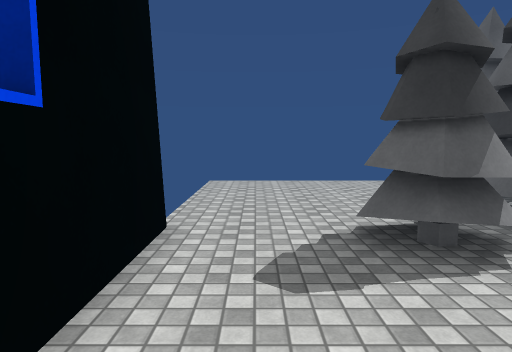
[1] (above)

17 first-person views from a walk through a 3-D level made in the Unity game engine. The camera is 1.3 m above the floor, tilts 6° down and sees 75° across. The floor is counted in squares, 1 m on a side. Each view is taken from the middle of a square. On the plan, view 1 faces up. The plan holds only what a view shows up to about 14 squares ahead; the rest is blank. The place goes on beyond the plan. The player is left out. Some surface patterns are stand-ins.

[2]
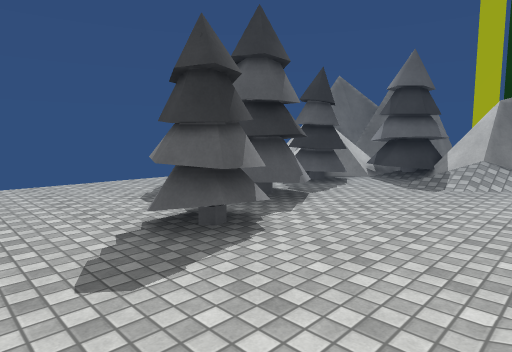

[3]
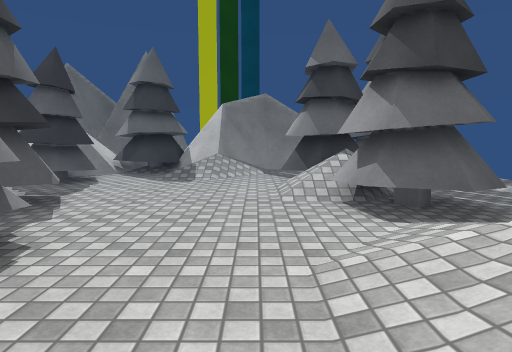

[4]
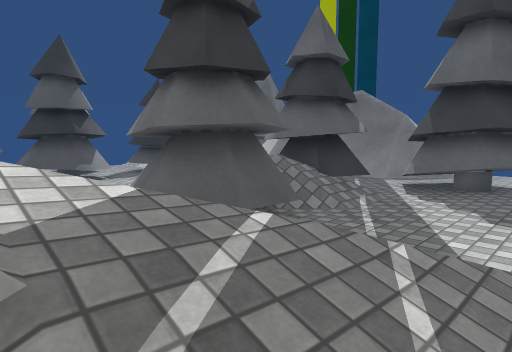

[5]
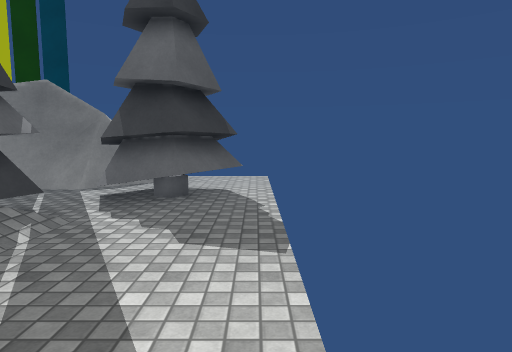

[6]
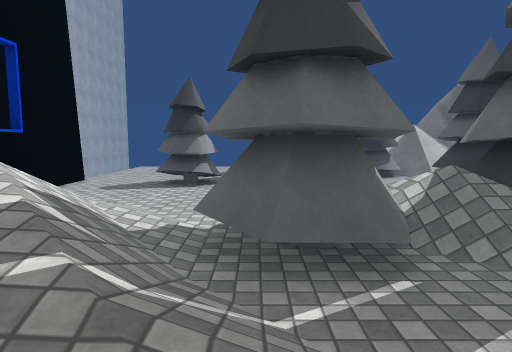

[7]
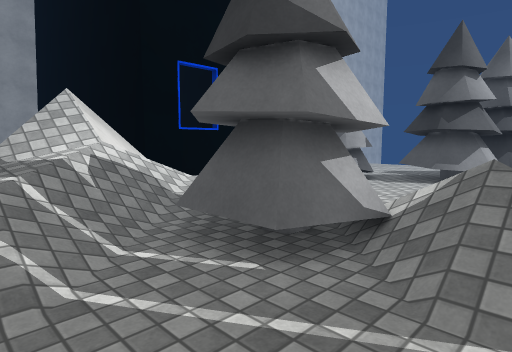

[8]
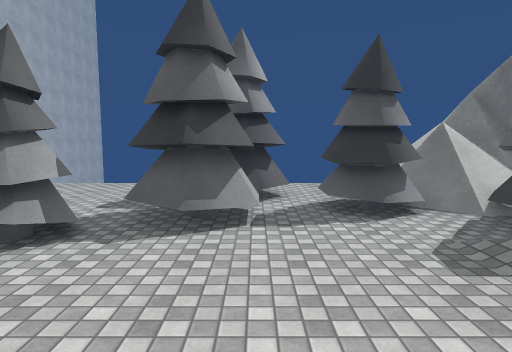

[9]
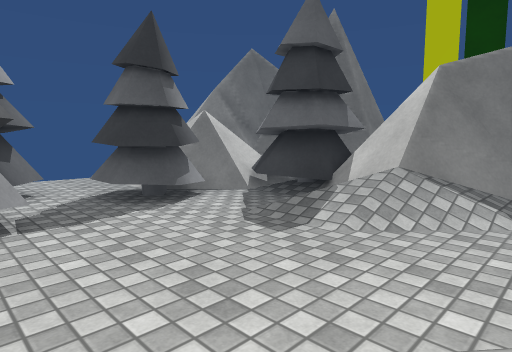

[10]
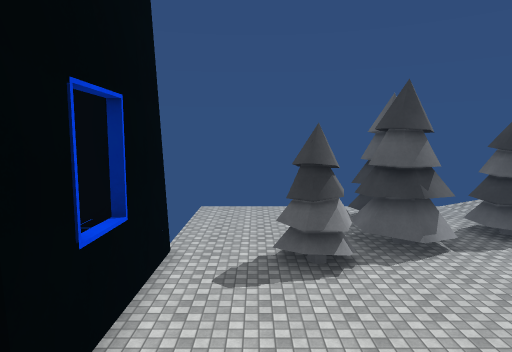

[11]
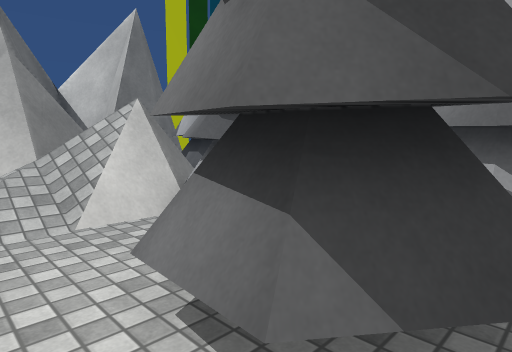

[12]
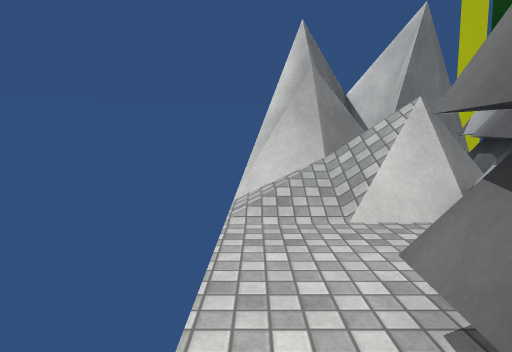

[13]
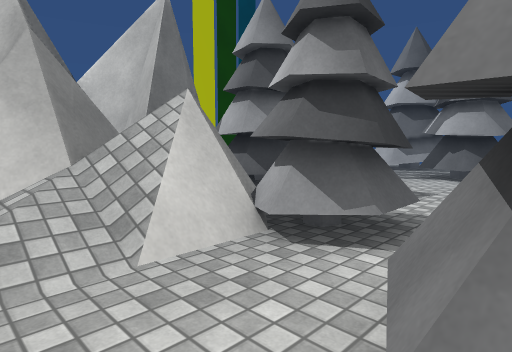

[14]
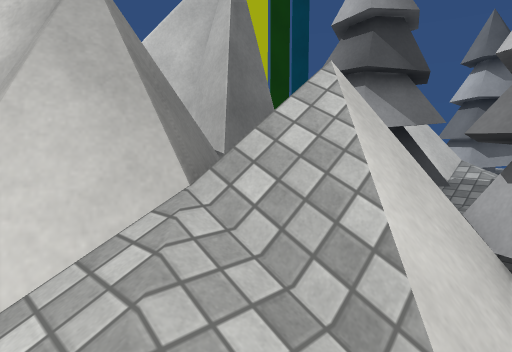

[15]
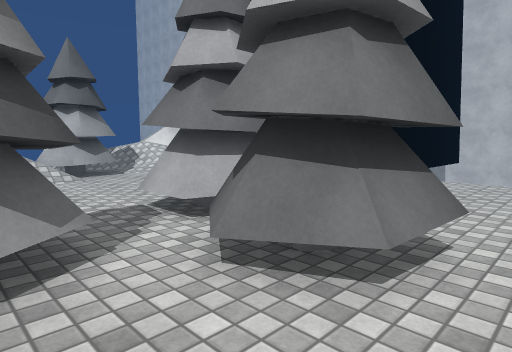

[16]
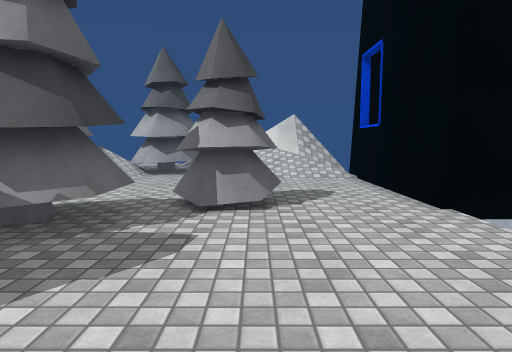

[17]
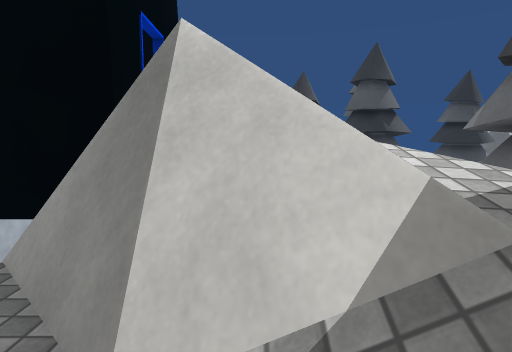

### Floor plan
Key: @ floor where view 1 was taken; # wall or solid block; . floor; / step, stairs or slope; = window, fence, low wall or low ledge; ^ raised ledge; T thing the floor can be seen under or through.
Columns run from 4 left of view 1 to 15 right of it. Each row starts with its distance up from view 1.
 12    ............//#
 11    .......##...//##
 10    ......####..//###
  9    ......=###.#=//#=
  8    ......###.###=//#
  7    .....=TT#.###=#/#
  6  ##...TTTTTT....####
  5 ^^ ...TTTTT.....###
  4  ^ ...TT.......//=#
  3   #............//##
  2   ^............//##
  1   ^.............//##
  0    /@//....//###...#
 -1  ##/////.##//#TT...#
 -2    //////###/#T ...#
 -3    =/=///###//=TTTT
 -4    =#////......=##
 -5    .==////.....###
 -6      //////.....##
 -7      ./ ///......=

Positions as (right, up) in squares from view 1, and headings:
1: (0, 0), facing up
2: (-1, 0), facing up-right
3: (-1, 1), facing right
4: (2, -7), facing up-right
5: (4, -7), facing right
6: (5, -7), facing up
7: (9, -6), facing up-left
8: (7, -1), facing up
9: (6, 0), facing up-right
10: (1, -4), facing up
11: (5, 12), facing down-right
12: (5, 12), facing right
13: (7, 12), facing down-right
14: (10, 12), facing down-right
15: (10, 12), facing down-left
16: (2, 12), facing down
17: (1, -7), facing up
